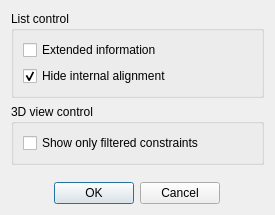
<?xml version="1.0" encoding="UTF-8"?>
<ui version="4.0">
 <class>SketcherGui::ConstraintSettingsDialog</class>
 <widget class="QDialog" name="SketcherGui::ConstraintSettingsDialog">
  <property name="windowModality">
   <enum>Qt::WindowModal</enum>
  </property>
  <property name="geometry">
   <rect>
    <x>0</x>
    <y>0</y>
    <width>275</width>
    <height>215</height>
   </rect>
  </property>
  <property name="sizePolicy">
   <sizepolicy hsizetype="MinimumExpanding" vsizetype="MinimumExpanding">
    <horstretch>0</horstretch>
    <verstretch>0</verstretch>
   </sizepolicy>
  </property>
  <property name="windowTitle">
   <string>Constraint widget settings</string>
  </property>
  <layout class="QVBoxLayout" name="verticalLayout">
   <item>
    <widget class="QGroupBox" name="groupBox">
     <property name="sizePolicy">
      <sizepolicy hsizetype="MinimumExpanding" vsizetype="MinimumExpanding">
       <horstretch>0</horstretch>
       <verstretch>0</verstretch>
      </sizepolicy>
     </property>
     <property name="title">
      <string>List control</string>
     </property>
     <layout class="QGridLayout" name="gridLayout_4">
      <item row="1" column="0">
       <widget class="Gui::PrefCheckBox" name="filterInternalAlignment">
        <property name="sizePolicy">
         <sizepolicy hsizetype="Expanding" vsizetype="Minimum">
          <horstretch>0</horstretch>
          <verstretch>0</verstretch>
         </sizepolicy>
        </property>
        <property name="toolTip">
         <string>Internal alignments will be hidden</string>
        </property>
        <property name="text">
         <string>Hide internal alignment</string>
        </property>
        <property name="checked">
         <bool>true</bool>
        </property>
        <property name="prefEntry" stdset="0">
         <cstring>HideInternalAlignment</cstring>
        </property>
        <property name="prefPath" stdset="0">
         <cstring>Mod/Sketcher</cstring>
        </property>
       </widget>
      </item>
      <item row="0" column="0">
       <widget class="Gui::PrefCheckBox" name="extendedInformation">
        <property name="sizePolicy">
         <sizepolicy hsizetype="Expanding" vsizetype="MinimumExpanding">
          <horstretch>0</horstretch>
          <verstretch>0</verstretch>
         </sizepolicy>
        </property>
        <property name="toolTip">
         <string>Extended information will be added to the list</string>
        </property>
        <property name="text">
         <string>Extended information</string>
        </property>
        <property name="checked">
         <bool>false</bool>
        </property>
        <property name="prefEntry" stdset="0">
         <cstring>ExtendedConstraintInformation</cstring>
        </property>
        <property name="prefPath" stdset="0">
         <cstring>Mod/Sketcher</cstring>
        </property>
       </widget>
      </item>
     </layout>
    </widget>
   </item>
   <item>
    <widget class="QGroupBox" name="groupBox_2">
     <property name="sizePolicy">
      <sizepolicy hsizetype="MinimumExpanding" vsizetype="MinimumExpanding">
       <horstretch>0</horstretch>
       <verstretch>0</verstretch>
      </sizepolicy>
     </property>
     <property name="title">
      <string>3D view control</string>
     </property>
     <layout class="QGridLayout" name="gridLayout_5">
      <item row="0" column="0">
       <widget class="Gui::PrefCheckBox" name="visualisationTrackingFilter">
        <property name="sizePolicy">
         <sizepolicy hsizetype="Expanding" vsizetype="MinimumExpanding">
          <horstretch>0</horstretch>
          <verstretch>0</verstretch>
         </sizepolicy>
        </property>
        <property name="toolTip">
         <string>Constraint visualisation tracks filter selection so that filtered out constraints are hidden</string>
        </property>
        <property name="text">
         <string>Show only filtered constraints</string>
        </property>
        <property name="checked">
         <bool>false</bool>
        </property>
        <property name="prefEntry" stdset="0">
         <cstring>VisualisationTrackingFilter</cstring>
        </property>
        <property name="prefPath" stdset="0">
         <cstring>Mod/Sketcher</cstring>
        </property>
       </widget>
      </item>
     </layout>
    </widget>
   </item>
   <item>
    <spacer name="verticalSpacer">
     <property name="orientation">
      <enum>Qt::Vertical</enum>
     </property>
     <property name="sizeHint" stdset="0">
      <size>
       <width>20</width>
       <height>0</height>
      </size>
     </property>
    </spacer>
   </item>
   <item alignment="Qt::AlignHCenter">
    <widget class="QDialogButtonBox" name="buttonBox">
     <property name="standardButtons">
      <set>QDialogButtonBox::Cancel|QDialogButtonBox::Ok</set>
     </property>
    </widget>
   </item>
  </layout>
 </widget>
 <customwidgets>
  <customwidget>
   <class>Gui::PrefCheckBox</class>
   <extends>QCheckBox</extends>
   <header>Gui/PrefWidgets.h</header>
  </customwidget>
 </customwidgets>
 <resources/>
 <connections>
  <connection>
   <sender>buttonBox</sender>
   <signal>accepted()</signal>
   <receiver>SketcherGui::ConstraintSettingsDialog</receiver>
   <slot>accept()</slot>
   <hints>
    <hint type="sourcelabel">
     <x>20</x>
     <y>20</y>
    </hint>
    <hint type="destinationlabel">
     <x>20</x>
     <y>20</y>
    </hint>
   </hints>
  </connection>
  <connection>
   <sender>buttonBox</sender>
   <signal>rejected()</signal>
   <receiver>SketcherGui::ConstraintSettingsDialog</receiver>
   <slot>reject()</slot>
   <hints>
    <hint type="sourcelabel">
     <x>20</x>
     <y>20</y>
    </hint>
    <hint type="destinationlabel">
     <x>20</x>
     <y>20</y>
    </hint>
   </hints>
  </connection>
 </connections>
</ui>
